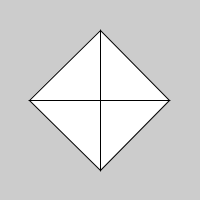
Frame 1 (no input)
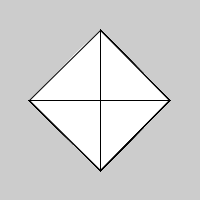
Frame 60 (the mouse pressed at the canvas centre just before this capture)
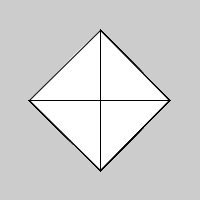
Frame 120 (the mouse held since frame 60 and released just before this capture)

The Processing sketch that drew these frames (run headless with seeded random() and noise(); from frame 60 on, the mouse is pressed at the canvas centre):

// Processing sketch: vertexs_method_8
// ── vertexs_method_8.pde
void setup() {
  size(200, 200);
}

void draw() {
  beginShape(TRIANGLE_FAN);

  vertex(100, 100);

  vertex(100, 30);

  vertex(169, 100);

  vertex(100, 170);

  vertex(29, 100);

  vertex(100, 30);

  endShape();
}
